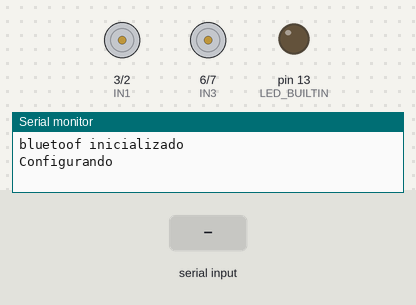
Simulated run of this sketch. Board: Arduino Uno, built with avr-gcc and run on an emulated ATmega328P. Parts: motor-driver pin pairs drawn as motors (green arrow = first pin HIGH = forward, orange = second pin HIGH = backward, longer = more drive), output pins drawn as LEDs (lit = HIGH), the last lines printed to the serial monitor. Inputs (shaded band) come from the test bench.

Above: at 2.2 s.
2.3 s: "1" received over the second serial link
At 2.7 s:
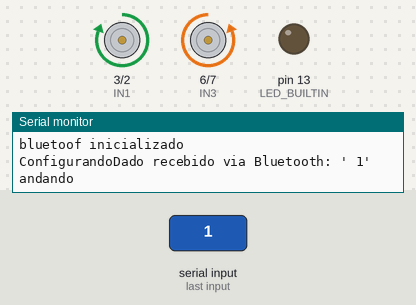
4.8 s: "2" received over the second serial link
At 5.6 s:
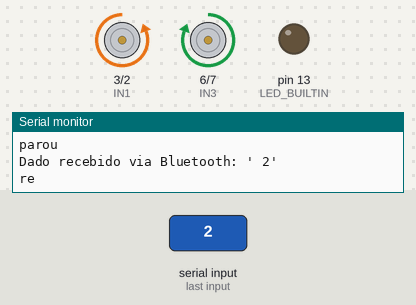
7.3 s: "3" received over the second serial link
At 7.42 s:
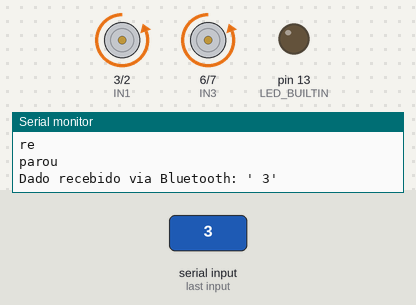
9.0 s: "4" received over the second serial link
At 9.12 s:
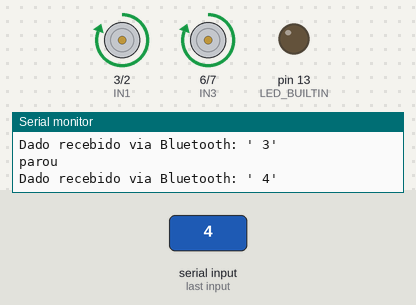
Timing chart, 0 to 11.7 s (numbered marks = the images above; inputs shaded):
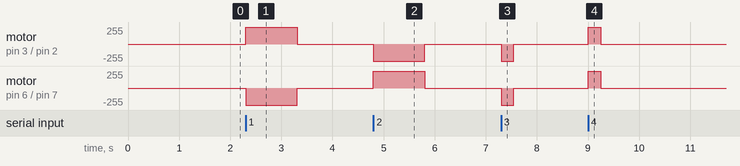

Measured:
- after the input at 2.3 s, motor on pin 3 (IN1) / pin 2 (IN2): stopped → forward 255/255 at once, → stopped 1.0 s later; motor on pin 6 (IN3) / pin 7 (IN4): stopped → backward 255/255 at once, → stopped 1.0 s later
- after the input at 4.8 s, motor on pin 3 (IN1) / pin 2 (IN2): stopped → backward 255/255 at once, → stopped 1.0 s later; motor on pin 6 (IN3) / pin 7 (IN4): stopped → forward 255/255 at once, → stopped 1.0 s later
- after the input at 7.3 s, motor on pin 3 (IN1) / pin 2 (IN2), motor on pin 6 (IN3) / pin 7 (IN4): stopped → backward 255/255 at once, → stopped 0.25 s later
- after the input at 9.0 s, motor on pin 3 (IN1) / pin 2 (IN2), motor on pin 6 (IN3) / pin 7 (IN4): stopped → forward 255/255 at once, → stopped 0.25 s later

The sketch:

arduino.ino
```cpp
#include <SoftwareSerial.h>
// Este código possibilita a troca de dados entre o aplicativo e o módulo bluetooth

//Variável que recebe os dados recebidos do aplicativo
char dadoBT = '0';
//Constantes com pinos rx e tx
const int pinoRX = 10;
const int pinoTX = 11;

const int IN1  = 3;
const int IN2  = 2;
const int IN3  = 6;
const int IN4  = 7;

//Configura o módulo bluetooth(portas utilizadas pelo módulo)
SoftwareSerial bluetooth(pinoRX, pinoTX);

void setup() {
  pinMode(LED_BUILTIN, OUTPUT);

  pinMode(IN1, OUTPUT);
  pinMode(IN2, OUTPUT);
  pinMode(IN3, OUTPUT);
  pinMode(IN4, OUTPUT);

  Serial.begin(9600);
  Serial.println("bluetoof inicializado ");
  //Inicializar a comunicação serial com o Bluetooth
  bluetooth.begin(9600);
  delay(1000);
  Serial.print("Configurando");
}

void loop() {


  if (bluetooth.available()) {                     //SE O BLUETOOTH ESTIVER HABILITADO, FAZ
    dadoBT = bluetooth.read();                  //VARIÁVEL RECEBE O VALOR ENVIADO PELO BLUETOOTH
    Serial.print("Dado recebido via Bluetooth: ' ");
    Serial.print(dadoBT);
    Serial.println("'");

    if (dadoBT == '1')
    {

     // Liga os motores (anda)
  digitalWrite(IN1, HIGH);
  digitalWrite(IN2, LOW);
  digitalWrite(IN3, LOW);
  digitalWrite(IN4, HIGH);

  bluetooth.println("andando");
  Serial.println("andando");

  delay(1000);  // Anda por 1 segundos (1000 milissegundos)

  // Para os motores
  digitalWrite(IN1, LOW);
  digitalWrite(IN2, LOW);
  digitalWrite(IN3, LOW);
  digitalWrite(IN4, LOW);

  bluetooth.println("parou");
  Serial.println("parou");
    }


      if (dadoBT == '2')
{
  // Liga os motores para ré
  digitalWrite(IN1, LOW);
  digitalWrite(IN2, HIGH);
  digitalWrite(IN3, HIGH);
  digitalWrite(IN4, LOW);

  bluetooth.println("re");
  Serial.println("re");

  delay(1000);  // Ré por 1 segundos

  // Para os motores
  digitalWrite(IN1, LOW);
  digitalWrite(IN2, LOW);
  digitalWrite(IN3, LOW);
  digitalWrite(IN4, LOW);

  bluetooth.println("parou");
  Serial.println("parou");
}


 if (dadoBT == '3')  // Girar para esquerda 90°
{
  digitalWrite(IN1, LOW);
  digitalWrite(IN2, HIGH);
  digitalWrite(IN3, LOW);
  digitalWrite(IN4, HIGH);

  delay(250);  // gira 90°

  // Para motores
  digitalWrite(IN1, LOW);
  digitalWrite(IN2, LOW);
  digitalWrite(IN3, LOW);
  digitalWrite(IN4, LOW);

  bluetooth.println("parou");
  Serial.println("parou");
}

if (dadoBT == '4')  // Girar para direita 90°
{
  digitalWrite(IN1, HIGH);
  digitalWrite(IN2, LOW);
  digitalWrite(IN3, HIGH);
  digitalWrite(IN4, LOW);

  delay(250);  // gira 90°

  // Para motores
  digitalWrite(IN1, LOW);
  digitalWrite(IN2, LOW);
  digitalWrite(IN3, LOW);
  digitalWrite(IN4, LOW);

  bluetooth.println("parou");
  Serial.println("parou");
}

if (dadoBT == '5'){
  Serial.println("press");
}
    delay(200);
  }
}
```
